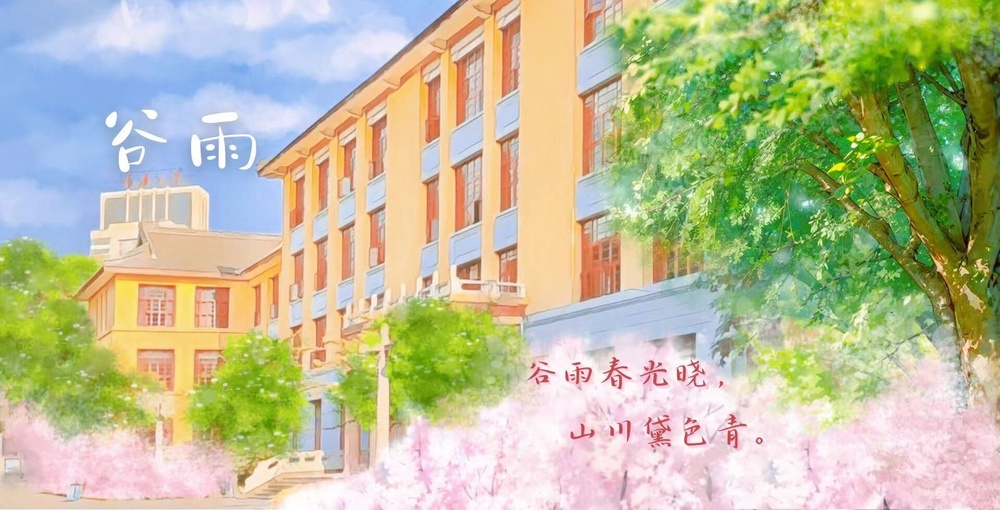
#> input picture s2/网络安全/实验2/lab2/LSB/image/1.jpg, 1000 x 510 px, shrunk from 1920 x 980 before the run; the run also reads 1 picture not shown here
$ jupyter execute KaFangCheck.ipynb
#> lines starting #> are read from the running program, lines starting #| are printed output that depends on the picture; long printed decimals are rounded
[cell 1]
from PIL import Image

imgOrigin = Image.open('image/1.jpg')
#> imgOrigin is the input picture: PIL image 1000x510 RGB; mean R, G, B 189.4, 190.2, 154.7
width, height = imgOrigin.size
#> width = 1000; height = 510

[cell 2]
hidden_assic = [87, 88, 16, 10, 65, 78, 6, 6, 78, 94, 12, 25, 53, 120, 49, 69, 67, 99, 48, 73, 84, 111, 39, 88, 80, 22]

hidden_binary = ''.join(format(number, '08b') for number in hidden_assic)

print(hidden_binary)
sum1 = 0
sum0 = 0
for i in range(0, len(hidden_binary)):
    if hidden_binary[i] == '1':
        sum1 += 1
    if hidden_binary[i] == '0':
        sum0 += 1
print("隐藏信息0的数目和1的数目的比例{}:{}".format(sum0 / (sum1 + sum0), sum1 / (sum1 + sum0)))

[cell 3]
byteArray = [0 for i in range(30)]

for y in range(height):
    for x in range(width):
        pixel = list(imgOrigin.getpixel((x, y)))
        for i in range(3):
            if 50 <= pixel[i] < 80:
                byteArray[pixel[i] - 50] += 1
#> after the loop, byteArray = 30 values, max 2784 at index 29, min 1831 at index 4, mean 2222.1
print(byteArray)
#| [1855, 1872, 1923, 1897, 1831, 1835, 2016, 2017, 2002, 2031, 1992, 2074, 2032, 2065, 2174, 2158, 2198, 2276, 2285, 2338, 2369, 2444, 2452, 2512, 2553, 2652, 2613, 2672, 2740, 2784]
ETs = [0 for i in range(15)]
for i in range(15):
    ETs[i] = sum0 / (sum1 + sum0) * byteArray[2 * i] + sum0 / (sum1 + sum0) * byteArray[2 * i + 1]
#> after the loop, ETs = [2257.7, 2314, 2220.8, 2443.1, 2443.1, 2463.1, 2481.8, 2624.2, 2710.2, 2800.5, 2915.6, 3007, 3153, 3201.5, 3346.3]

[cell 4]
import matplotlib.pyplot as plt

plt.bar(range(50, 80), byteArray)
plt.show()
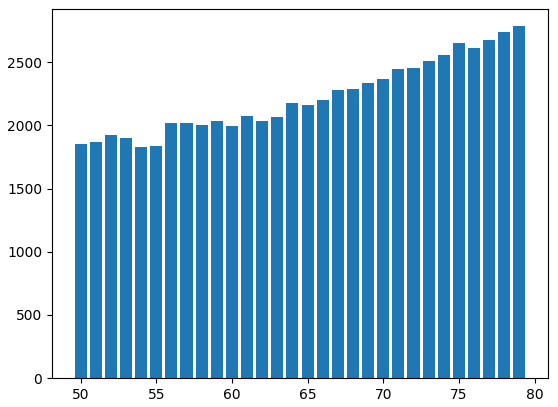
#> figure drawn by matplotlib, 1 panel; tallest bar 2784 high, from x = 78.6 to 79.4

[cell 5]
from PIL import Image

imgOrigin = Image.open('encrypted_image.png')
width, height = imgOrigin.size
byteArray = [0 for i in range(30)]

for y in range(height):
    for x in range(width):
        pixel = list(imgOrigin.getpixel((x, y)))
        for i in range(3):
            if 50 <= pixel[i] < 80:
                byteArray[pixel[i] - 50] += 1
#> after the loop, byteArray = 30 values, max 2719 at index 28, min 1804 at index 0, mean 2215.9
print(byteArray)
#| [1804, 1812, 1935, 1837, 1882, 1929, 1868, 1959, 2001, 1944, 1985, 2065, 2112, 2068, 2123, 2246, 2260, 2282, 2239, 2360, 2447, 2528, 2525, 2507, 2564, 2567, 2600, 2625, 2719, 2685]
print("像数值50的个数：像数值51的个数{}:{}".format(byteArray[0] / (byteArray[0] + byteArray[1]),
                                                  byteArray[1] / (byteArray[0] + byteArray[1])))
#| 像数值50的个数：像数值51的个数0.49889380530973454:0.5011
Ts = [0 for i in range(15)]
for i in range(15):
    Ts[i] = byteArray[2 * i]
#> after the loop, Ts = [1804, 1935, 1882, 1868, 2001, 1985, 2112, 2123, 2260, 2239, 2447, 2525, 2564, 2600, 2719]
import matplotlib.pyplot as plt

plt.bar(range(50, 80), byteArray)
plt.show()
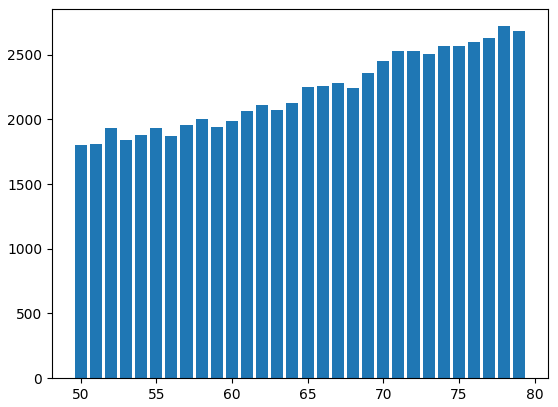
#> figure drawn by matplotlib, 1 panel; tallest bar 2719 high, from x = 77.6 to 78.4

[cell 6]
f = 0
print(Ts)
#| [1804, 1935, 1882, 1868, 2001, 1985, 2112, 2123, 2260, 2239, 2447, 2525, 2564, 2600, 2719]
print(ETs)
#| [2257.702, 2314.038, 2220.75, 2443.067, 2443.067, 2463.058, 2481.837, 2624.192, 2710.212, 2800.471, 2915.567, 3007.038, 3153.029, 3201.490, 3346.269]
for i in range(15):
    f += ((Ts[i] - ETs[i])) ** 2 / ETs[i]
#> this loop made 15 passes
#> f on passes 1 to 12: 91.17, 153.3, 204.9, 340.3, 420.3, 513.1, 568.2, 663.9, 738.7, 851.3, 926.6, 1003.8
#> after the loop, f = 1344.5
print(f)
#| 1344.473
